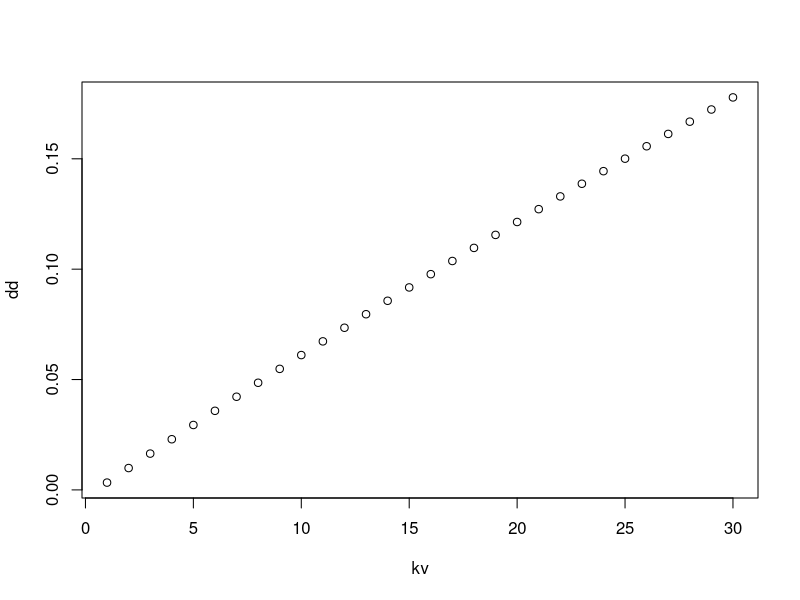

Recreate this plot in R.
# 1. Abramson M, Moser WOJ. More Birthday Surprises. The American Mathematical Monthly. 1970 Oct 1;77(8):856–8. 

B <- function(k,n,p) {
    logB <- lfactorial(p-1) - (p-1)*log(n) + lchoose(n-p*(k-1)-1,
                                                     p-1)
    exp(logB)
}

N <- 6e6 # sold, days, n
n <- 200 # winners, p, people

kv <- 1:30


dd <- 1-B(kv, N, n)

plot(kv,dd)

